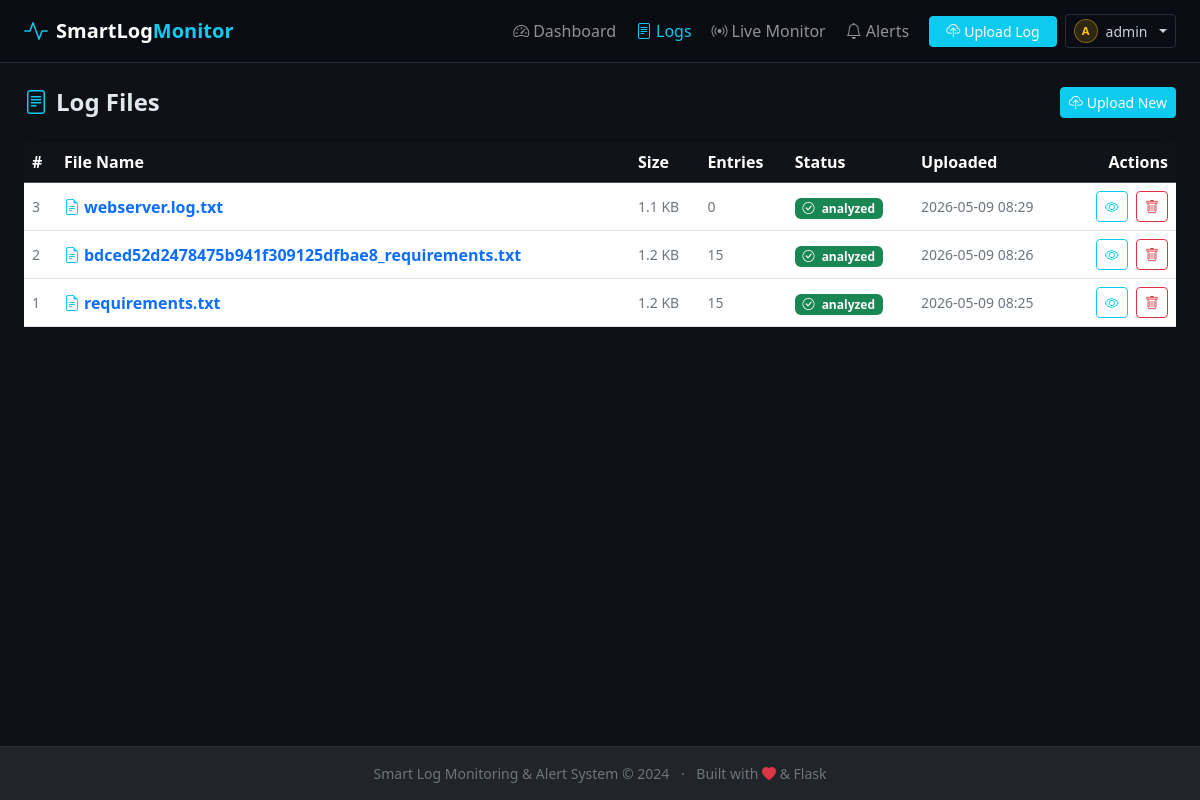
Screenshot of /logs (signed in) with the database file from the repository.
### modules/models.py (models this page shows, shortened)
class User(db.Model):
    __tablename__ = "users"
    id            = db.Column(db.Integer,     primary_key=True)
    username      = db.Column(db.String(80),  nullable=False, unique=True, index=True)
    password_hash = db.Column(db.String(256), nullable=False)
    role          = db.Column(db.String(20),  nullable=False, default="viewer")
    is_active     = db.Column(db.Boolean,     nullable=False, default=True)
    created_at    = db.Column(db.DateTime,    default=datetime.utcnow)
    last_login_at = db.Column(db.DateTime,    nullable=True)
    @property
    def is_admin(self) -> bool:
        return self.role == "admin"

class LogFile(db.Model):
    __tablename__ = "log_files"
    id            = db.Column(db.Integer,     primary_key=True)
    filename      = db.Column(db.String(255), nullable=False)           # UUID-prefixed disk name
    original_name = db.Column(db.String(255), nullable=False)           # original filename
    file_size     = db.Column(db.Integer,     nullable=False)           # bytes
    uploaded_at   = db.Column(db.DateTime,    default=datetime.utcnow)
    status        = db.Column(db.String(50),  default="pending")        # pending|analyzed|error
    entries     = db.relationship("LogEntry",  backref="log_file", lazy=True, cascade="all, delete-orphan")
    parsed_logs = db.relationship("ParsedLog", backref="log_file", lazy=True, cascade="all, delete-orphan")

### modules/routes.py (the view)
@main_bp.route("/logs")
@login_required
def logs():
    page  = request.args.get("page", 1, type=int)
    files = LogFile.query.order_by(LogFile.uploaded_at.desc()).paginate(
        page=page, per_page=10, error_out=False
    )
    return render_template("logs.html", files=files)

### modules/auth.py (called while the page is built)
def get_current_user():
    cached = getattr(g, "current_user", _SENTINEL)
    if cached is not _SENTINEL and cached is not None:
        return cached
    user_id = session.get("user_id")
    if not user_id:
        return None
    from modules.models import User
    from extensions import db
    user = db.session.get(User, user_id)
    if user is None or not user.is_active or user.role != session.get("role"):
        session.clear()
        return None
    g.current_user = user
    return user

def is_logged_in() -> bool:
    return get_current_user() is not None

def login_required(fn: Callable) -> Callable:
    @functools.wraps(fn)
    def wrapper(*args, **kwargs):
        if not is_logged_in():
            flash("Please log in to access this page.", "warning")
            return redirect(url_for("auth.login", next=request.path))
        return fn(*args, **kwargs)
    return wrapper

### modules/models.py (called while the page is built)
    @classmethod
    def unread_count(cls) -> int:
        from sqlalchemy import or_
        return cls.query.filter(
            cls.status.in_(["open", "acknowledged"])
        ).filter_by(is_read=False).count()

### templates/logs.html (shortened to what this page needs)
{% extends "base.html" %}
{% block content %}
<div class="d-flex justify-content-between align-items-center mb-4">
  <h4 class="fw-bold mb-0">
    <i class="bi bi-file-text text-info me-2"></i>Log Files
  </h4>
  <a href="{{ url_for('main.upload') }}" class="btn btn-info btn-sm text-white">
    <i class="bi bi-cloud-upload me-1"></i>Upload New
  </a>
</div>
{% if files.items %}
<div class="card border-0 shadow-sm">
  <div class="card-body p-0">
    <div class="table-responsive">
      <table class="table table-hover align-middle mb-0">
        <thead class="table-dark">
          <tr>
            <th>#</th>
            <th>File Name</th>
            <th>Size</th>
            <th>Entries</th>
            <th>Status</th>
            <th>Uploaded</th>
            <th class="text-end">Actions</th>
          </tr>
        </thead>
        <tbody>
          {% for f in files.items %}
          <tr>
            <td class="text-secondary small">{{ f.id }}</td>
            <td>
              <a href="{{ url_for('main.log_detail', file_id=f.id) }}" class="text-decoration-none fw-semibold">
                <i class="bi bi-file-earmark-text text-info me-1"></i>{{ f.original_name }}
              </a>
            </td>
            <td class="text-secondary small">{{ (f.file_size / 1024) | round(1) }} KB</td>
            <td class="text-secondary small">{{ f.entries | length }}</td>
            <td>
              <span class="badge
                {% if f.status == 'analyzed' %}bg-success
                {% elif f.status == 'error' %}bg-danger
                {% else %}bg-warning text-dark{% endif %}">
                {% if f.status == 'analyzed' %}<i class="bi bi-check-circle me-1"></i>{% endif %}
                {{ f.status }}
              </span>
            </td>
            <td class="text-secondary small">{{ f.uploaded_at.strftime('%Y-%m-%d %H:%M') }}</td>
            <td class="text-end">
              <a href="{{ url_for('main.log_detail', file_id=f.id) }}"
                 class="btn btn-outline-info btn-sm me-1" title="View">
                <i class="bi bi-eye"></i>
              </a>
              <form action="{{ url_for('main.delete_log', file_id=f.id) }}" method="POST" class="d-inline"
                    onsubmit="return confirm('Delete this log file?')">
                <button type="submit" class="btn btn-outline-danger btn-sm" title="Delete">
                  <i class="bi bi-trash"></i>
                </button>
              </form>
            </td>
          </tr>
          {% endfor %}
        </tbody>
      </table>
    </div>
  </div>
</div>
{% endif %}
{% endblock %}

### templates/base.html (shortened to what this page needs)
<!DOCTYPE html>
<html lang="en">
<head>
  <link href="https://cdn.jsdelivr.net/npm/bootstrap@5.3.3/dist/css/bootstrap.min.css" rel="stylesheet" />
  <link href="https://cdn.jsdelivr.net/npm/bootstrap-icons@1.11.3/font/bootstrap-icons.css" rel="stylesheet" />
  <link rel="stylesheet" href="{{ url_for('static', filename='css/style.css') }}" />
</head>
<body>
  <nav class="navbar navbar-expand-lg navbar-dark bg-dark shadow-sm sticky-top">
    <div class="container-fluid px-4">
      <a class="navbar-brand fw-bold d-flex align-items-center gap-2" href="{{ url_for('main.home') }}">
        <i class="bi bi-activity text-info fs-4"></i>
        <span>SmartLog<span class="text-info">Monitor</span></span>
      </a>
      <div class="collapse navbar-collapse" id="navbarMain">
        <ul class="navbar-nav ms-auto mb-2 mb-lg-0 align-items-lg-center gap-1">
          <li class="nav-item">
            <a class="nav-link {% if request.endpoint == 'main.dashboard' %}active{% endif %}"
               href="{{ url_for('main.dashboard') }}">
              <i class="bi bi-speedometer2 me-1"></i>Dashboard
            </a>
          </li>
          <li class="nav-item">
            <a class="nav-link {% if request.endpoint == 'main.logs' %}active{% endif %}"
               href="{{ url_for('main.logs') }}">
              <i class="bi bi-file-text me-1"></i>Logs
            </a>
          </li>
          <li class="nav-item">
            <a class="nav-link {% if request.endpoint == 'main.monitor' %}active{% endif %} position-relative"
               href="{{ url_for('main.monitor') }}">
              <i class="bi bi-broadcast me-1"></i>Live Monitor
            </a>
          </li>
          <li class="nav-item">
            <a class="nav-link {% if request.endpoint == 'main.alerts' %}active{% endif %} position-relative"
               href="{{ url_for('main.alerts') }}">
              <i class="bi bi-bell me-1"></i>Alerts
            </a>
          </li>
          <li class="nav-item ms-lg-2">
            <a class="btn btn-info btn-sm text-white px-3"
               href="{{ url_for('main.upload') }}">
              <i class="bi bi-cloud-upload me-1"></i>Upload Log
            </a>
          </li>
          {% if current_user %}
          <li class="nav-item dropdown ms-lg-1">
            <button class="btn btn-outline-secondary btn-sm dropdown-toggle d-flex align-items-center gap-2"
                    data-bs-toggle="dropdown" aria-expanded="false">
              <span class="user-avatar-sm
                {% if current_user.is_admin %}user-avatar-sm-admin{% endif %}">
                {{ current_user.username[0].upper() }}
              </span>
              <span class="d-none d-lg-inline">{{ current_user.username }}</span>
            </button>
          </li>
          {% else %}
          <li class="nav-item ms-lg-1">
            <a href="{{ url_for('auth.login') }}" class="btn btn-outline-info btn-sm">
              <i class="bi bi-box-arrow-in-right me-1"></i>Login
            </a>
          </li>
          {% endif %}
        </ul>
      </div>
    </div>
  </nav>
  <main class="container-fluid px-4 py-4">
    {% block content %}{% endblock %}
  </main>
  <footer class="footer mt-auto bg-dark text-secondary text-center py-3 small">
    <div class="container-fluid">
      <span>Smart Log Monitoring &amp; Alert System &copy; 2024</span>
      <span class="mx-2">·</span>
      <span>Built with <i class="bi bi-heart-fill text-danger"></i> &amp; Flask</span>
    </div>
  </footer>
</body>
</html>

### static/css/style.css (style rules this page uses)
:root { --color-bg: #0f1117; --color-surface: #1a1d27; --color-border: #2a2d3a; --color-info: #0dcaf0; --color-text: #e2e8f0; --color-muted: #6c757d; }
body { background-color: var(--color-bg); color: var(--color-text); min-height: 100vh; display: flex; flex-direction: column; }
main { flex: 1; }
.card { background-color: var(--color-surface); border-color: var(--color-border) !important; color: var(--color-text); }
.navbar-dark.bg-dark { background-color: #0a0c13 !important; border-bottom: 1px solid var(--color-border); }
.nav-link.active { color: var(--color-info) !important; }
.table { color: var(--color-text); }
.table-dark th { background-color: #111318 !important; }
.footer { border-top: 1px solid var(--color-border); }
.user-avatar-sm { width: 24px; height: 24px; border-radius: 50%; background-color: #2a2d3a; border: 1px solid #3a3d4a; display: inline-flex; align-items: center; justify-content: center; font-weight: 700; font-size: 0.7rem; color: #8b949e; flex-shrink: 0; }
.user-avatar-sm-admin { background-color: rgba(255, 193, 7, 0.15); border-color: rgba(255, 193, 7, 0.4); color: #ffc107; }
.navbar .btn-outline-secondary { border-color: #2a2d3a; color: #c9d1d9; }

### rows the page displays
User: username "A", username "admin"
LogFile: id "3", original_name "webserver.log.txt", (f.file_size/1024)|round(1) "1.1", entries|length "0", status "analyzed", uploaded_at "2026-05-09 08:29"
LogFile: id "2", original_name "bdced52d2478475b941f309125dfbae8_requirements.txt", (f.file_size/1024)|round(1) "1.2", entries|length "15", status "analyzed", uploaded_at "2026-05-09 08:26"
LogFile: id "1", original_name "requirements.txt", (f.file_size/1024)|round(1) "1.2", entries|length "15", status "analyzed", uploaded_at "2026-05-09 08:25"
